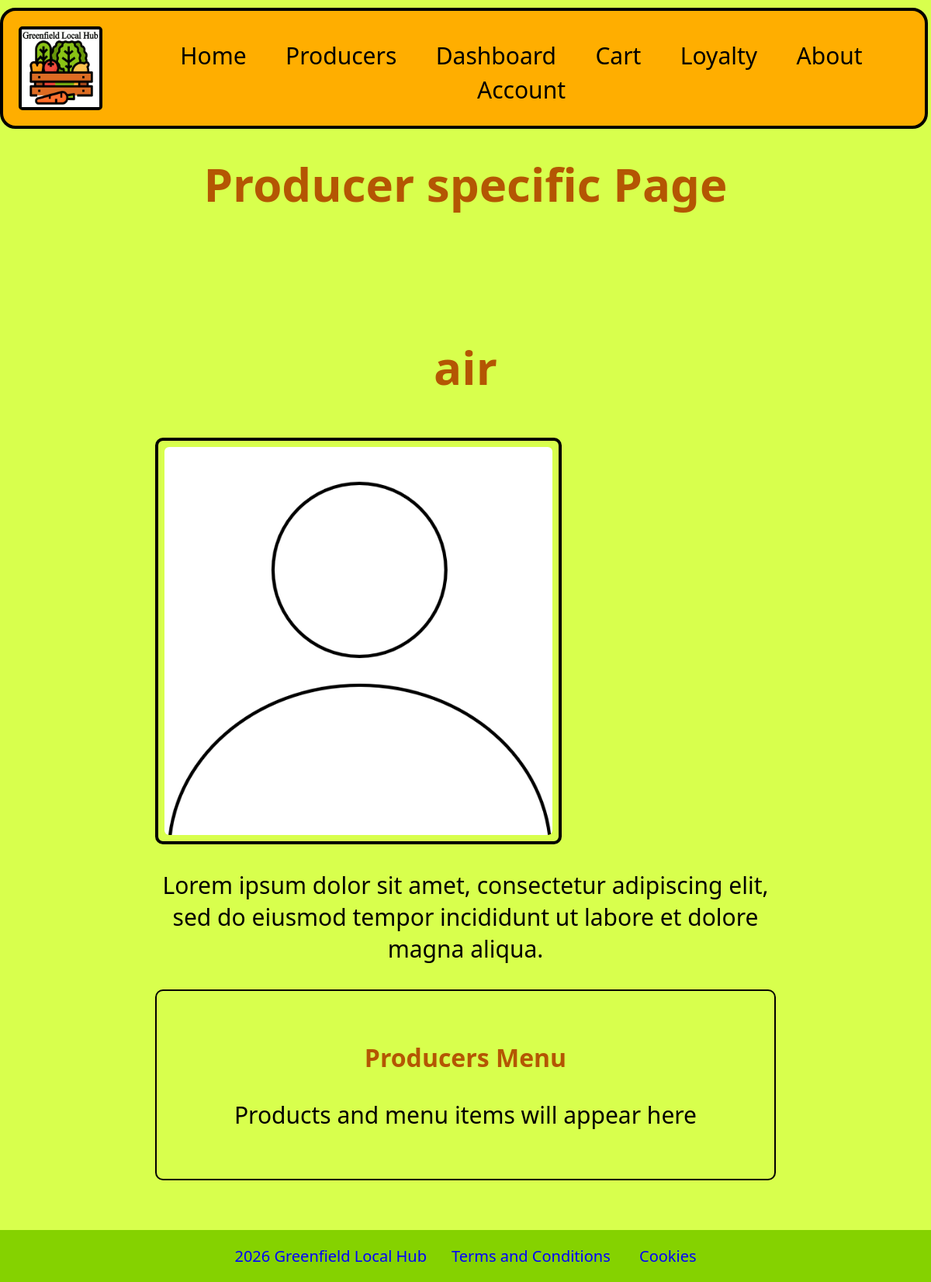
/glc/producerdetail.php?username=air (signed in), run on the app's committed database.
### tables this page shows
CREATE TABLE `users` (
  `id` int(11) NOT NULL,
  `username` varchar(50) NOT NULL,
  `email` varchar(50) NOT NULL,
  `password` varchar(255) NOT NULL,
  `address` varchar(255) DEFAULT NULL,
  `pfp` varchar(255) DEFAULT 'images/pfp.png',
  `description` text DEFAULT NULL,
  `IsProducer` tinyint(1) NOT NULL DEFAULT 0,
  `trn_date` datetime NOT NULL
);

### glc/producerdetail.php (the view, shortened to what this page needs)
<?php
include 'topbar.php';
include 'db.php';
$producerUsername = '';
if (isset($_GET['username'])) {
    $producerUsername = mysqli_real_escape_string($con, $_GET['username']);
} else {
    header("Location: producers.php");
    exit();
}
$query = "SELECT username, pfp, description FROM users WHERE username = '$producerUsername' AND isproducer = 1 LIMIT 1";
$result = mysqli_query($con, $query);
$producer = mysqli_fetch_assoc($result);
$producerName = htmlspecialchars($producer['username']);
$producerDesc = htmlspecialchars($producer['description']);
$producerImage = 'images/pfp.png';
if (!empty($producer['pfp'])) {
    $pfpValue = trim($producer['pfp']);
    if (strpos($pfpValue, 'images/') === 0) {
        $producerImage = htmlspecialchars($pfpValue);
    } else {
        $producerImage = 'images/' . htmlspecialchars($pfpValue);
    }
}
?>
<!DOCTYPE html>
<html>
<head>
    <link rel="stylesheet" href="CSS/style.css">
</head>
<body class="body">
    <h1 class="title">Producer specific Page</h1>
    <div style="max-width: 800px; margin: 2rem auto; padding: 2rem; text-align: center;">
        <h2 class="title"><?php echo $producerName; ?></h2>
        <div class="profilepfp" style="margin: 2rem 0;">
            <img src="<?php echo $producerImage; ?>" alt="<?php echo $producerName; ?>" />
        </div>
        <p class="text" style="margin: 2rem 0;">
            <?php echo $producerDesc; ?>
        </p>
        <div style="border: 2px solid black; padding: 2rem; margin-top: 2rem; border-radius: 10px;">
            <h3 class="title" style="font-size: 2rem;">Producers Menu</h3>
            <p class="text">Products and menu items will appear here</p>
        </div>
    </div>
</body>
</html>
<?php
include 'footer.php';
?>

### glc/CSS/style.css (style rules this page uses)
.body { background-color: rgb(216, 255, 77); margin: 0; padding: 0; display: flex; flex-direction: column; min-height: 100vh; }
.title { font-size: 60px; text-align: center; color: rgb(180, 86, 3); }
.text { font-size: 30px; text-align: center; justify-content: center; color: rgb(0, 0, 0); }
.profilepfp { display: flex; justify-content: center; align-items: center; width: min(500px, 90%); margin: 2rem auto; padding: 0.5rem; border: 4px solid #000; border-radius: 10px;align-self: center; }
.profilepfp img { display: block; width: 100%; height: auto; aspect-ratio: 1 / 1; object-fit: cover; border-radius: 6px; }
body { font-family: "Microsoft Himalaya", "Segoe UI", Tahoma, Geneva, sans-serif; font-size: 40px; text-align: center; justify-content: center; }

### data on the page
users: username "air", pfp (picture), description "Lorem ipsum dolor sit amet, consectetur adipiscing elit, sed do eiusmod tempor incididunt ut labore et dolore magna aliqua."
